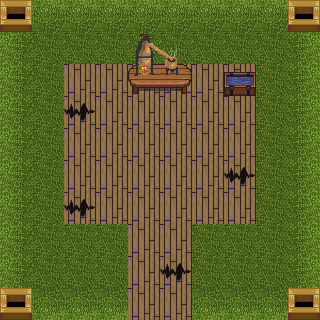

This game map was drawn from its Tiled (.tmx) file and the tilesets committed beside it. A one-line description and the trimmed map source follow:
An orthogonal 10x10 tile map with 32x32 px tiles, 8 tile layers (ground, onground, blockground, water, ...), 3 tilesets.

<map version="1.0" tiledversion="1.1.2" orientation="orthogonal" renderorder="right-down" width="10" height="10" tilewidth="32" tileheight="32" infinite="0" nextobjectid="1">
 <tileset firstgid="1" name="tilesetformattedupdate1" tilewidth="32" tileheight="32" tilecount="18" columns="3">
  <image source="tile/tilesetformattedupdate1.png" width="112" height="192" />
 </tileset>
 <tileset firstgid="19" name="forestground06dv5" tilewidth="32" tileheight="32" tilecount="399" columns="19">
  <image source="tile/forestground06dv5.png" width="629" height="679" />
 </tileset>
 <tileset firstgid="418" name="interior01" tilewidth="32" tileheight="32" tilecount="256" columns="16">
  <image source="tile/interior/interior01.png" width="512" height="512" />
 </tileset>
 <layer name="ground" width="10" height="10">
  <data>[100 cells, 100 non-empty, 9 distinct tile ids]</data>
 </layer>
 <layer name="onground" width="10" height="10">
  <data>[100 cells, 36 non-empty, 2 distinct tile ids]</data>
 </layer>
 <layer name="blockground" width="10" height="10">
  <data>[100 cells, 0 non-empty, 0 distinct tile ids]</data>
 </layer>
 <layer name="water" width="10" height="10">
  <data>[100 cells, 0 non-empty, 0 distinct tile ids]</data>
 </layer>
 <layer name="trees" width="10" height="10">
  <data>[100 cells, 0 non-empty, 0 distinct tile ids]</data>
 </layer>
 <layer name="buildings" width="10" height="10">
  <data>[100 cells, 4 non-empty, 1 distinct tile ids]</data>
 </layer>
 <layer name="objects" width="10" height="10">
  <data>[100 cells, 5 non-empty, 5 distinct tile ids]</data>
 </layer>
 <layer name="effects" width="10" height="10">
  <data>[100 cells, 0 non-empty, 0 distinct tile ids]</data>
 </layer>
</map>
